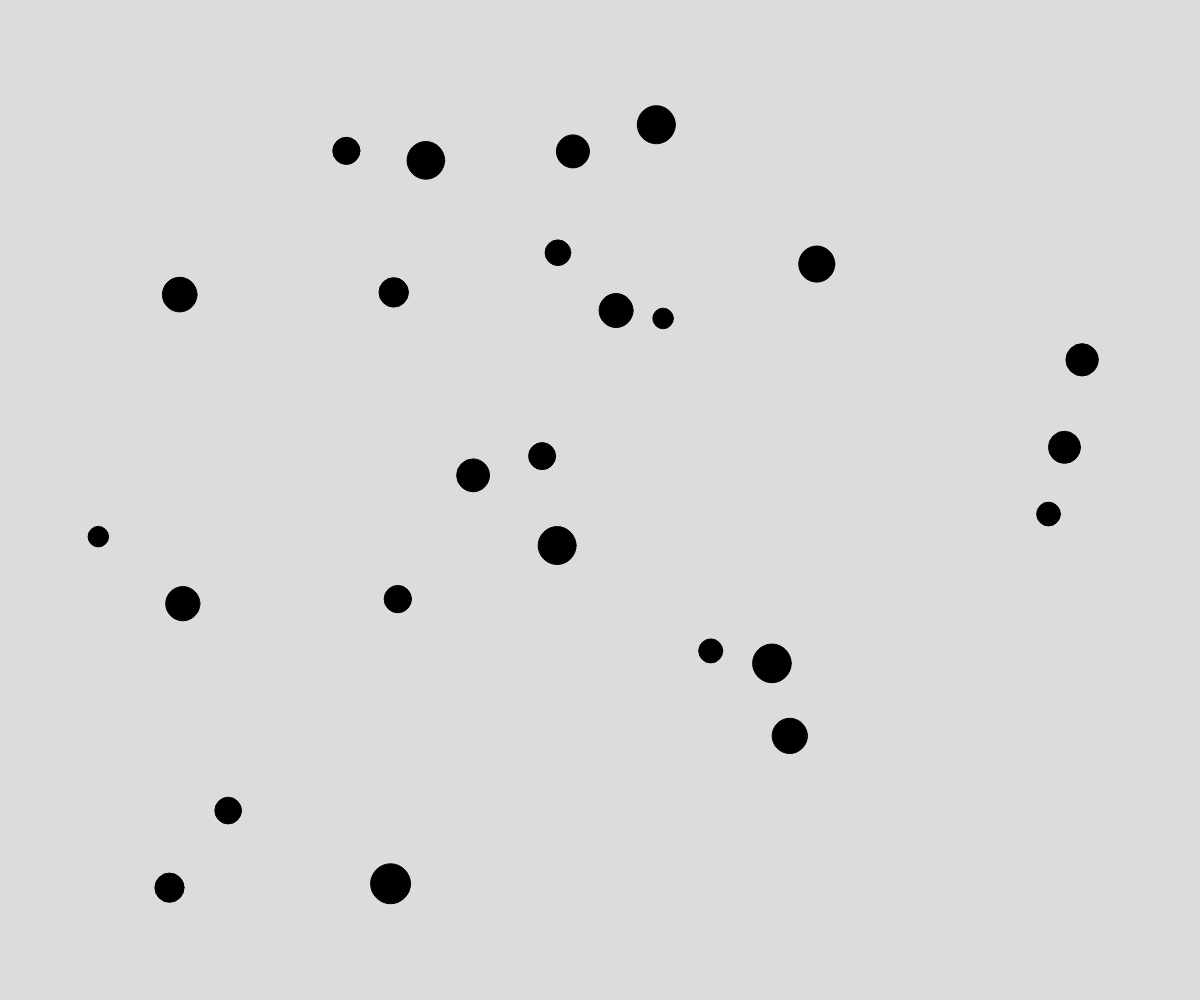
Frame 1 (no input)
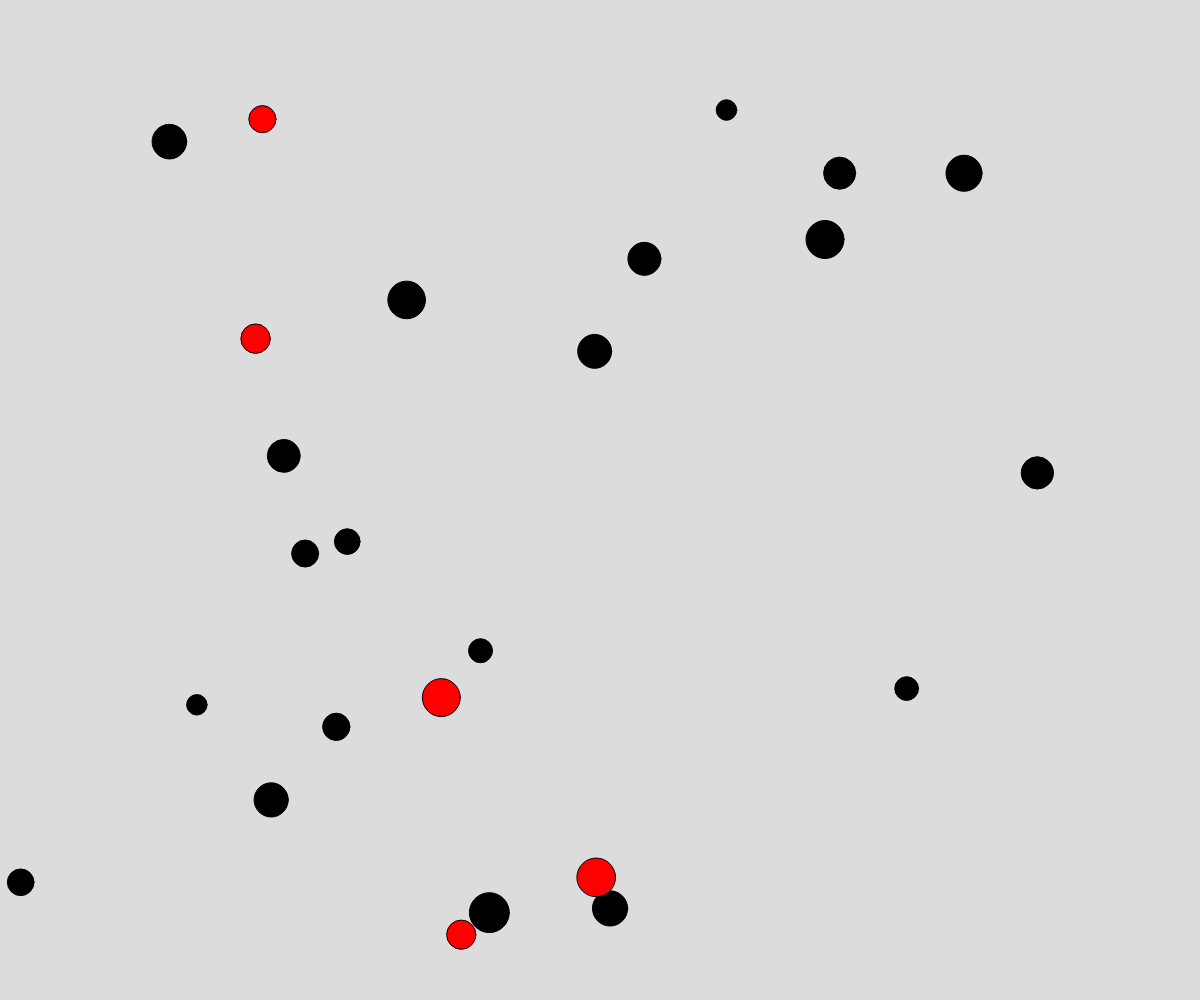
Frame 60 (no input)
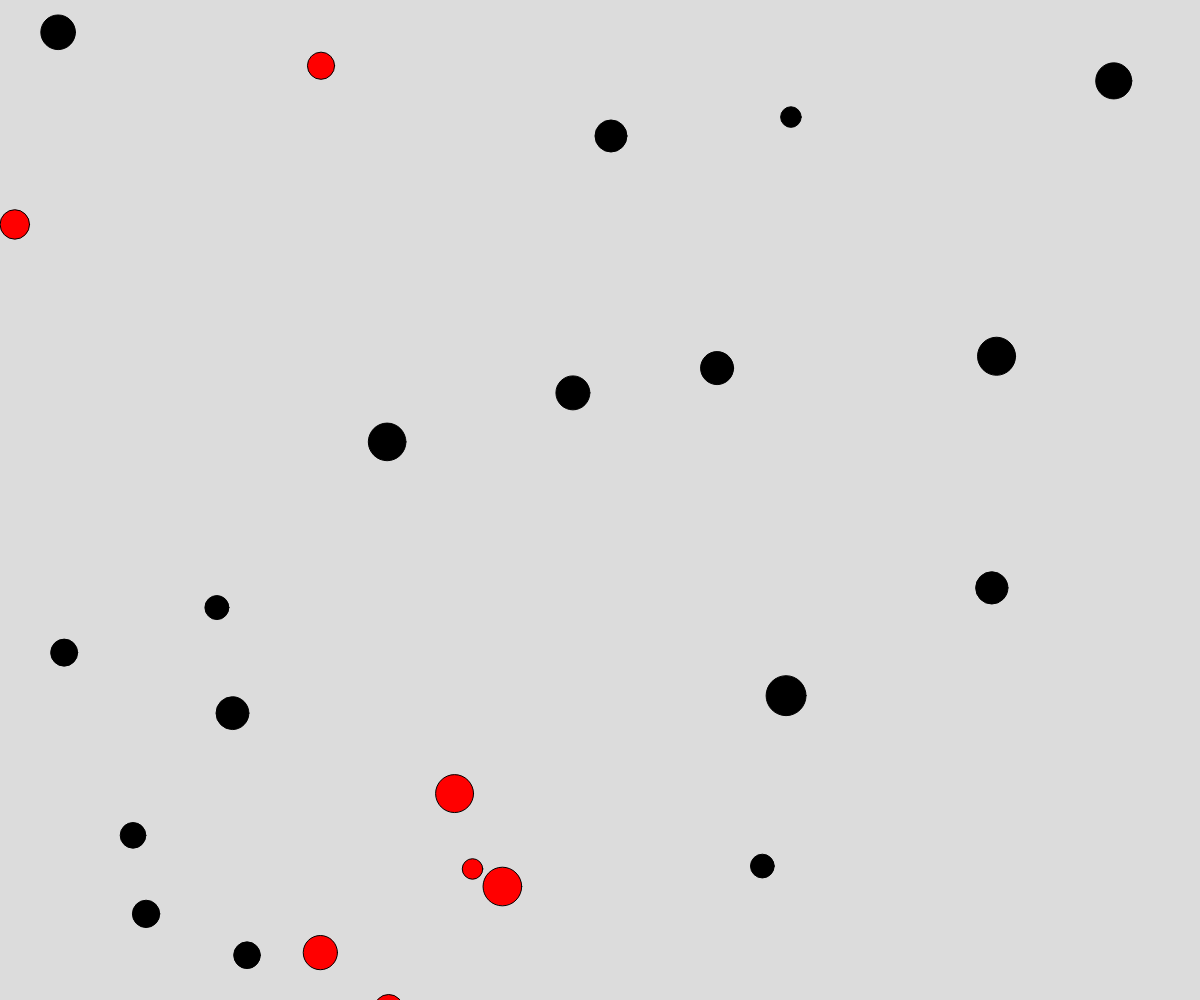
Frame 120 (the mouse pressed at the canvas centre since frame 60)

The p5.js sketch that drew these frames (run headless with seeded random() and noise() and a simulated clock; from frame 60 on, the mouse is pressed at the canvas centre):

// p5.js sketch
// ── sketch.js
// Ball Object Demo - object interacting

let ballArray = [];

function setup() {
  createCanvas(windowWidth, windowHeight);

  // spawn lots of balls into the array
  for (let i=0; i<25; i++){
    ballArray.push(new Ball(random(100, width-100), random(100, height- 100)));
  }
}

function draw() {
  background(220);

  for (let i = 0; i < ballArray.length;i++){
    ballArray[i].move();
    for(let j=0; j<ballArray.length; j++){
      if (i !== j) {
        ballArray[i].collisionCheck(ballArray[j]);
      }
    }
    ballArray[i].display();
  }

}

class Ball{
  constructor (x, y){
    this.x = x;
    this.y = y;
    this.dx = random(-5, 5);
    this.dy = random(-5, 5);
    this.radius = random(10,20);
    this.fillColor = "black";
  }

  move(){
    this.x += this.dx;
    this.y += this.dy;

    //bounce on edge of screen 
    if(this.x <= 0 + this.radius || this.x >= width +this.radius){
      this.dx*= -1;
    }
    if(this.y <= 0 + this.radius || this.y >= height +this.radius){
      this.dy*= -1;
    }
  
  }
  
  display(){
    fill(this.fillColor);
    circle(this.x, this.y, this.radius*2);
  }

  collisionCheck(otherBall){
    let distanceApart = dist( this.x, this.y, otherBall.x, otherBall.y);
    let sumOfRadii = this.radius + otherBall.radius;
    if(distanceApart <= sumOfRadii){
      this.fillColor = "red";


      let tempDx = this.dx;
      let tempDy = this.dy; 

      this.dx = otherBall.dx;
      this.dy = otherBall.dy;

      otherBall.dx = tempDx;
      otherBall.dy = tempDy;
    }
  }
}
